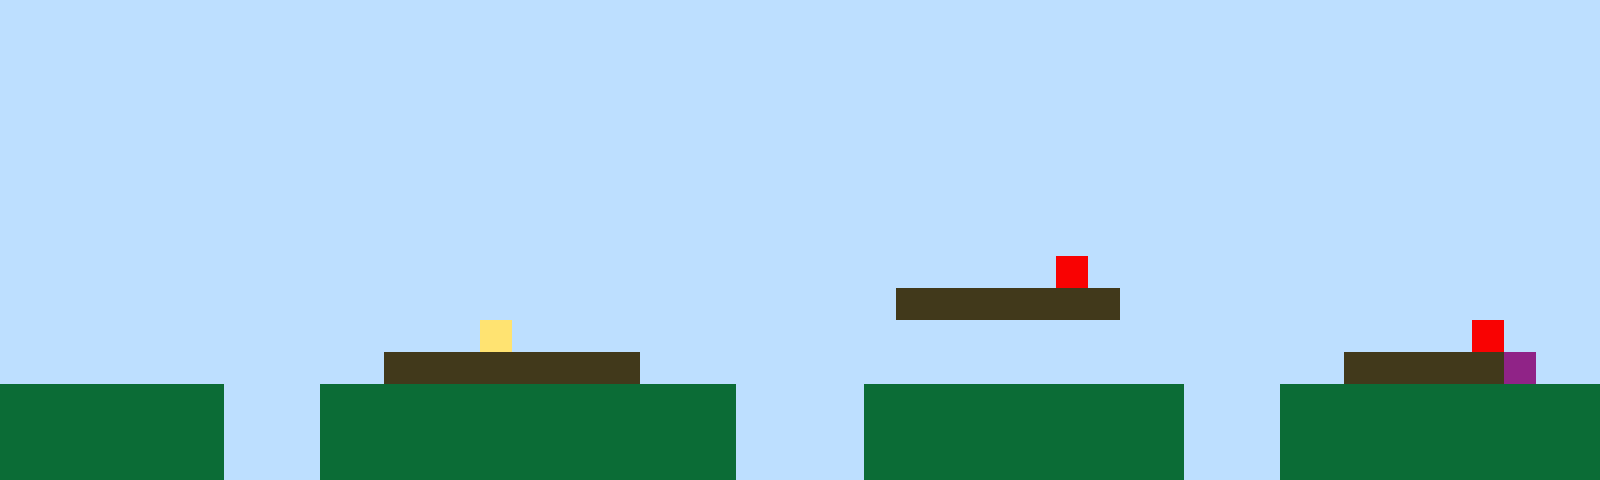

Below is a game level as drawn by its tile map, then a one-line description and the .tmx file that defines it, in full:
An orthogonal 50x15 tile map with 32x32 px tiles, 1 tile layer (Tile Layer 1).

<map version="1.10" tiledversion="1.11.2" orientation="orthogonal" renderorder="right-up" width="50" height="15" tilewidth="32" tileheight="32" infinite="0" nextlayerid="2" nextobjectid="1"><editorsettings><export target="map1.csv" format="csv" /></editorsettings><tileset firstgid="1" name="sprites" tilewidth="32" tileheight="32" tilecount="6" columns="3"><image source="sprites.png" width="96" height="64" /></tileset><layer id="1" name="Tile Layer 1" width="50" height="15"><data encoding="csv">1,1,1,1,1,1,1,1,1,1,1,1,1,1,1,1,1,1,1,1,1,1,1,1,1,1,1,1,1,1,1,1,1,1,1,1,1,1,1,1,1,1,1,1,1,1,1,1,1,1,1,1,1,1,1,1,1,1,1,1,1,1,1,1,1,1,1,1,1,1,1,1,1,1,1,1,1,1,1,1,1,1,1,1,1,1,1,1,1,1,1,1,1,1,1,1,1,1,1,1,1,1,1,1,1,1,1,1,1,1,1,1,1,1,1,1,1,1,1,1,1,1,1,1,1,1,1,1,1,1,1,1,1,1,1,1,1,1,1,1,1,1,1,1,1,1,1,1,1,1,1,1,1,1,1,1,1,1,1,1,1,1,1,1,1,1,1,1,1,1,1,1,1,1,1,1,1,1,1,1,1,1,1,1,1,1,1,1,1,1,1,1,1,1,1,1,1,1,1,1,1,1,1,1,1,1,1,1,1,1,1,1,1,1,1,1,1,1,1,1,1,1,1,1,1,1,1,1,1,1,1,1,1,1,1,1,1,1,1,1,1,1,1,1,1,1,1,1,1,1,1,1,1,1,1,1,1,1,1,1,1,1,1,1,1,1,1,1,1,1,1,1,1,1,1,1,1,1,1,1,1,1,1,1,1,1,1,1,1,1,1,1,1,1,1,1,1,1,1,1,1,1,1,1,1,1,1,1,1,1,1,1,1,1,1,1,1,1,1,1,1,1,1,1,1,1,1,1,1,1,1,1,1,1,1,1,1,1,1,1,1,1,1,1,1,1,1,1,1,1,1,1,1,1,1,1,1,1,1,1,1,1,1,1,1,1,1,1,1,1,1,1,1,1,1,1,1,1,1,1,1,1,1,1,1,1,1,1,1,1,1,1,1,1,1,1,1,1,1,1,1,1,1,1,1,1,1,1,1,1,1,1,1,1,1,1,1,1,1,1,1,1,1,1,1,1,1,1,1,1,1,1,1,5,1,1,1,1,1,1,1,1,1,1,1,1,1,1,1,1,1,1,1,1,1,1,1,1,1,1,1,1,1,1,1,1,1,1,1,1,1,1,1,1,1,1,1,1,3,3,3,3,3,3,3,1,1,1,1,1,1,1,1,1,1,1,1,1,1,1,1,1,1,1,1,1,1,1,1,1,1,1,1,1,1,4,1,1,1,1,1,1,1,1,1,1,1,1,1,1,1,1,1,1,1,1,1,1,1,1,1,1,1,1,1,1,5,1,1,1,1,1,1,1,1,1,1,1,1,1,1,1,3,3,3,3,3,3,3,3,1,1,1,1,1,1,1,1,1,1,1,1,1,1,1,1,1,1,1,1,1,1,3,3,3,3,3,6,1,1,2,2,2,2,2,2,2,1,1,1,2,2,2,2,2,2,2,2,2,2,2,2,2,1,1,1,1,2,2,2,2,2,2,2,2,2,2,1,1,1,2,2,2,2,2,2,2,2,2,2,2,2,2,2,2,2,2,1,1,1,2,2,2,2,2,2,2,2,2,2,2,2,2,1,1,1,1,2,2,2,2,2,2,2,2,2,2,1,1,1,2,2,2,2,2,2,2,2,2,2,2,2,2,2,2,2,2,1,1,1,2,2,2,2,2,2,2,2,2,2,2,2,2,1,1,1,1,2,2,2,2,2,2,2,2,2,2,1,1,1,2,2,2,2,2,2,2,2,2,2</data></layer></map>
